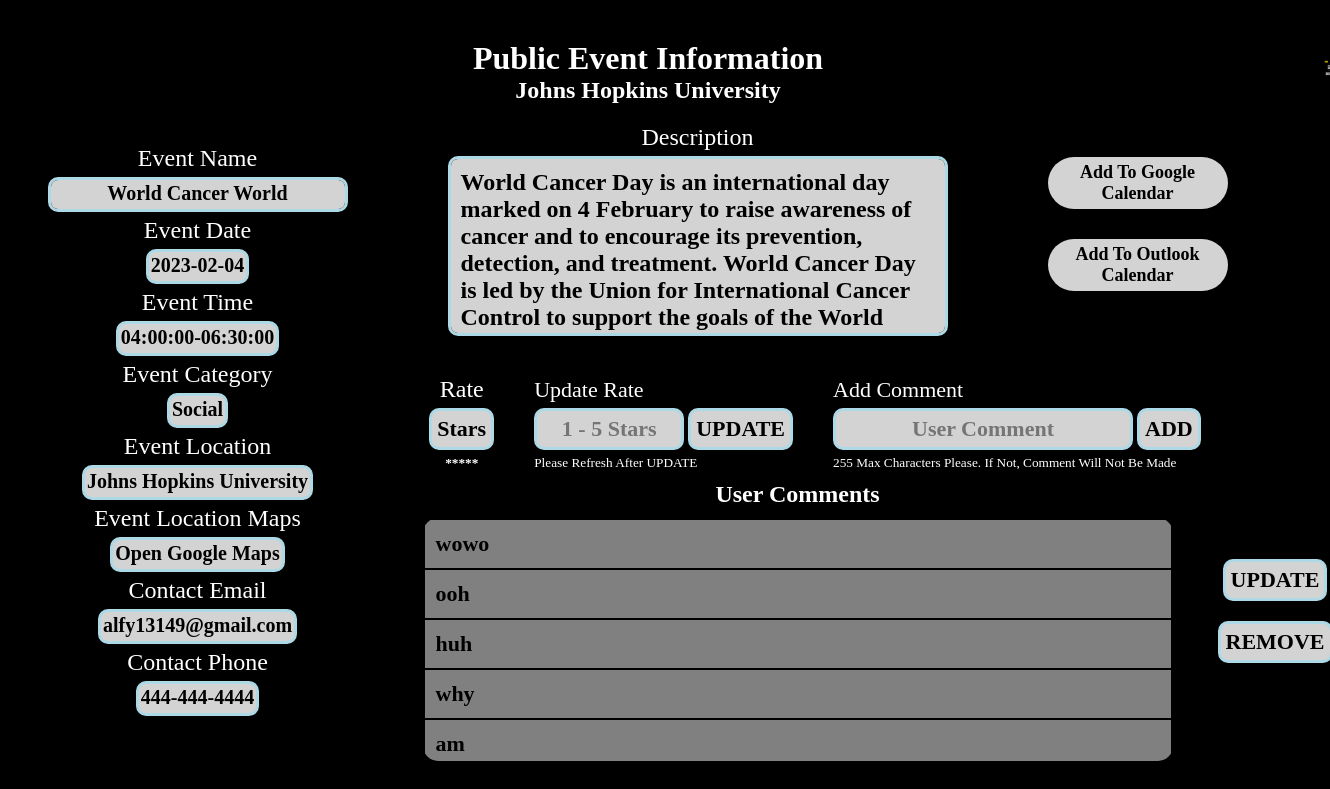
The page /student_pages/student_public_info.php?name=World Cancer World Cancerourvery Day&university=Johns Hopkins University (signed in) on the database its author committed.
### tables this page shows
CREATE TABLE `public_events` (
  `id` int(11) NOT NULL,
  `university` varchar(128) NOT NULL,
  `name` varchar(256) NOT NULL,
  `date` date NOT NULL,
  `time_from` time NOT NULL,
  `time_to` time NOT NULL,
  `category` varchar(128) NOT NULL,
  `description` varchar(1024) NOT NULL,
  `location` varchar(512) NOT NULL,
  `email` varchar(128) NOT NULL,
  `phone` varchar(128) NOT NULL
);

CREATE TABLE `event_comments` (
  `id` int(11) NOT NULL,
  `event_type` varchar(128) NOT NULL COMMENT 'public=0, private=1, rso=2	',
  `university_name` varchar(128) NOT NULL,
  `event_name` varchar(256) NOT NULL,
  `username` varchar(128) NOT NULL,
  `comment` varchar(256) NOT NULL DEFAULT 'None'
);

### student_pages/student_public_info.php (the view, shortened to what this page needs)
<?php
require('../db_connection.php');
if (isset($_GET['name']) && isset($_GET['university'])) {
    $query = "SELECT * FROM `public_events` WHERE `name`='$_GET[name]' && `university`='$_GET[university]'";
    $result = mysqli_query($con, $query);
    if ($result) {
        $fetch_result = mysqli_fetch_assoc($result);
        $public_university = $fetch_result['university'];
        $public_name = $fetch_result['name'];
        $public_date = $fetch_result['date'];
        $public_time_from = $fetch_result['time_from'];
        $public_time_to = $fetch_result['time_to'];
        $public_category = $fetch_result['category'];
        $public_description = $fetch_result['description'];
        $public_location = $fetch_result['location'];
        $public_email = $fetch_result['email'];
        $public_phone = $fetch_result['phone'];
        $new_public_location = str_replace(' ', '+', $public_location);
        $new_university = str_replace(' ', '+', $fetch_result['university']);
        $out_university = str_replace(' ', '%20', $fetch_result['university']);
        $new_name = str_replace(' ', '+', $fetch_result['name']);
        $out_name = str_replace(' ', '%20', $fetch_result['name']);
        $new_date = str_replace('-', '', $fetch_result['date']);
        $new_time_from = str_replace(':', '', $fetch_result['time_from']);
        $new_time_to = str_replace(':', '', $fetch_result['time_to']);
        $new_category = str_replace(' ', '+', $fetch_result['category']);
        $out_category = str_replace(' ', '%20', $fetch_result['category']);
        $new_description = str_replace(' ', '+', $fetch_result['description']);
        $out_description = str_replace(' ', '%20', $fetch_result['description']);
        $new_location = str_replace(' ', '+', $fetch_result['location']);
        $out_location = str_replace(' ', '%20', $fetch_result['location']);
        $admin_email = $fetch_result['email'];
        $admin_phone = $fetch_result['phone'];
    }
}
$rate_query = "SELECT * FROM `event_rating` WHERE `event_type`='0' AND `event_name`='$public_name' AND `university_name`='$public_university' AND `username`='$_SESSION[username]'";
$result_rate_query = mysqli_query($con, $rate_query);
if ($result_rate_query) {
    $fetch_rate = mysqli_fetch_assoc($result_rate_query);
    $user_rating = $fetch_rate['rate'];
}
?>
<!DOCTYPE html>
<html lang="en">
<head>
    <link rel="stylesheet" href="student_public_info.css" />
</head>
<body>
    <header>
        <div class="header">
            <div class="title">
                <h1>Public Event Information</h1>
                <h2><?php echo $public_university ?></h2>
            </div>
            <button onClick="location.href = 'student_home.php'"><img src="../images/home.png"></button>
        </div>
    </header>
    <div class="event_info">
        <div class="basic">
            <label for="event_name">Event Name</label>
            <h4 id="event_name">
                <?php echo $public_name ?>
            </h4>
            <label for="event_date">Event Date</label>
            <h4 id="event_date">
                <?php echo $public_date ?>
            </h4>
            <label for="event_time">Event Time</label>
            <h4 id="event_time">
                <?php
                echo $public_time_from;
                echo "-";
                echo $public_time_to;
                ?>
            </h4>
            <label for="event_category">Event Category</label>
            <h4 id="event_category">
                <?php echo $public_category ?>
            </h4>
            <label for="event_location">Event Location</label>
            <h4 id="event_location">
                <?php echo $public_location ?>
            </h4>
            <label for="open_maps">Event Location Maps</label>
            <a id="open_maps" href="https://www.google.com/maps/search/?api=1&query=<?php echo $new_public_location ?>" target="_blank" rel="noopener noreferrer">
                Open Google Maps
            </a>
            <label for="event_email">Contact Email</label>
            <h4 id="event_email">
                <?php echo $public_email ?>
            </h4>
            <label for="event_phone">Contact Phone</label>
            <h4 id="event_phone">
                <?php echo $public_phone ?>
            </h4>
        </div>
        <div class="advanced">
            <div class="describe">
                <div class="description">
                    <label for="event_description">Description</label>
                    <h3 id="event_description" rows="4" cols="50">
                        <?php echo $public_description ?>
                    </h3>
                </div>
                <div class="add_event">
                    <a class="add_google" href="https://www.google.com/calendar/render?action=TEMPLATE&text=<?php echo $new_name; ?>+:+<?php echo $new_category; ?>&dates=<?php echo $new_date; ?>T<?php echo $new_time_from; ?>/<?php echo $new_date; ?>T<?php echo $new_time_to; ?>&details=<?php echo $new_description; ?>.+For+details,+please+contact+at:+Email:+<?php echo $admin_email; ?>+Phone:+<?php echo $admin_phone; ?>+at+<?php echo $new_university; ?>&location=<?php echo $new_location; ?>&sf=true&output=xml" target="_blank" rel="noopener noreferrer">
                        Add To Google Calendar
                    </a>
                    <a class="add_outlook" href="https://outlook.office.com/calendar/0/deeplink/compose?&subject=<?php echo $out_name; ?>%3A%20<?php echo $out_category; ?>&body=<?php echo $out_description; ?>%2e%20For%20details%20please%20contact%3A%20<?php echo $admin_email; ?>%20or%20<?php echo $admin_phone; ?>%20at%20<?php echo $out_university; ?>&startdt=<?php echo $public_date; ?>T<?php echo $public_time_from; ?>&enddt=<?php echo $public_date; ?>T<?php echo $public_time_to; ?>&location=<?php echo $out_location; ?>&path=%2Fcalendar%2Faction%2Fcompose&rru=addevent" target="_blank" rel="noopener noreferrer">
                        Add To Outlook Calendar
                    </a>
                </div>
            </div>
            <div class="rating">
                <div class="user_rate">
                    <label for="rate">Rate</label>
                    <h4 id="rate">
                        <?php echo $user_rating ?> Stars
                    </h4>
                    <h5>*****</h5>
                </div>
                <div class="update_rate">
                    <form style="text-align: center;" method="POST">
                        <h3>Update Rate</h3>
                        <input type="text" placeholder="1 - 5 Stars" name="stars" pattern="[1-5]{1}" required />
                        <input type="submit" value="UPDATE" />
                        <h5>Please Refresh After UPDATE</h5>
                    </form>
                </div>
                <div class="add_comment">
                    <form style="text-align: center;" method="POST">
                        <h3>Add Comment</h3>
                        <input type="text" placeholder="User Comment" name="comment" required />
                        <input type="submit" value="ADD" />
                        <h5> 255 Max Characters Please. If Not, Comment Will Not Be Made </h5>
                    </form>
                </div>
            </div>
            <div class="comment_actions">
                <div class="comments">
                    <h3>User Comments</h3>
                    <div class="lists">
                        <table border="2px">
                            <?php
                            $query = "SELECT * FROM `event_comments` WHERE `event_type`='0' AND `event_name`='$public_name' AND `university_name`='$public_university' AND `username`='$_SESSION[username]'";
                            $result = mysqli_query($con, $query);
                            if ($result) {
                                if (mysqli_num_rows($result) > 0) {
                                    while ($name = mysqli_fetch_assoc($result)) {
                            ?>
                                        <tr class="names">
                                            <td>
                                                <div class="user_comment">
                                                    <?php
                                                    echo $name['comment'];
                                                    ?>
                                                </div>
                                            </td>
                                        </tr>
                            <?php
                                    }
                                }
                            }
                            ?>
                        </table>
                    </div>
                </div>
                <div class="comment_buttons">
                    <a href="update_public_comment.php?type=0&university=<?php echo $public_university; ?>&name=<?php echo $public_name; ?>">UPDATE</a>
                    <a href="delete_public_comment.php?type=0&university=<?php echo $public_university; ?>&name=<?php echo $public_name; ?>">REMOVE</a>
                </div>
            </div>
        </div>
    </div>
</body>
</html>

### rows shown on the page
public_events: university "Johns Hopkins University", name "World Cancer World…", date "2023-02-04", time_from "04:00:00", time_to "06:30:00", category "Social", location "Johns Hopkins University", email "alfy13149@gmail.com", phone "444-444-4444", description "World Cancer Day is an international day marked on 4 February to raise awareness of cancer and to encourage its prevention, detection, and treatment. World Cancer Day is led by the Union for International Cancer Control to support the goals of the World…"
event_comments: comment "wowo"
event_comments: comment "ooh"
event_comments: comment "huh"
event_comments: comment "why"
event_comments: comment "am"
